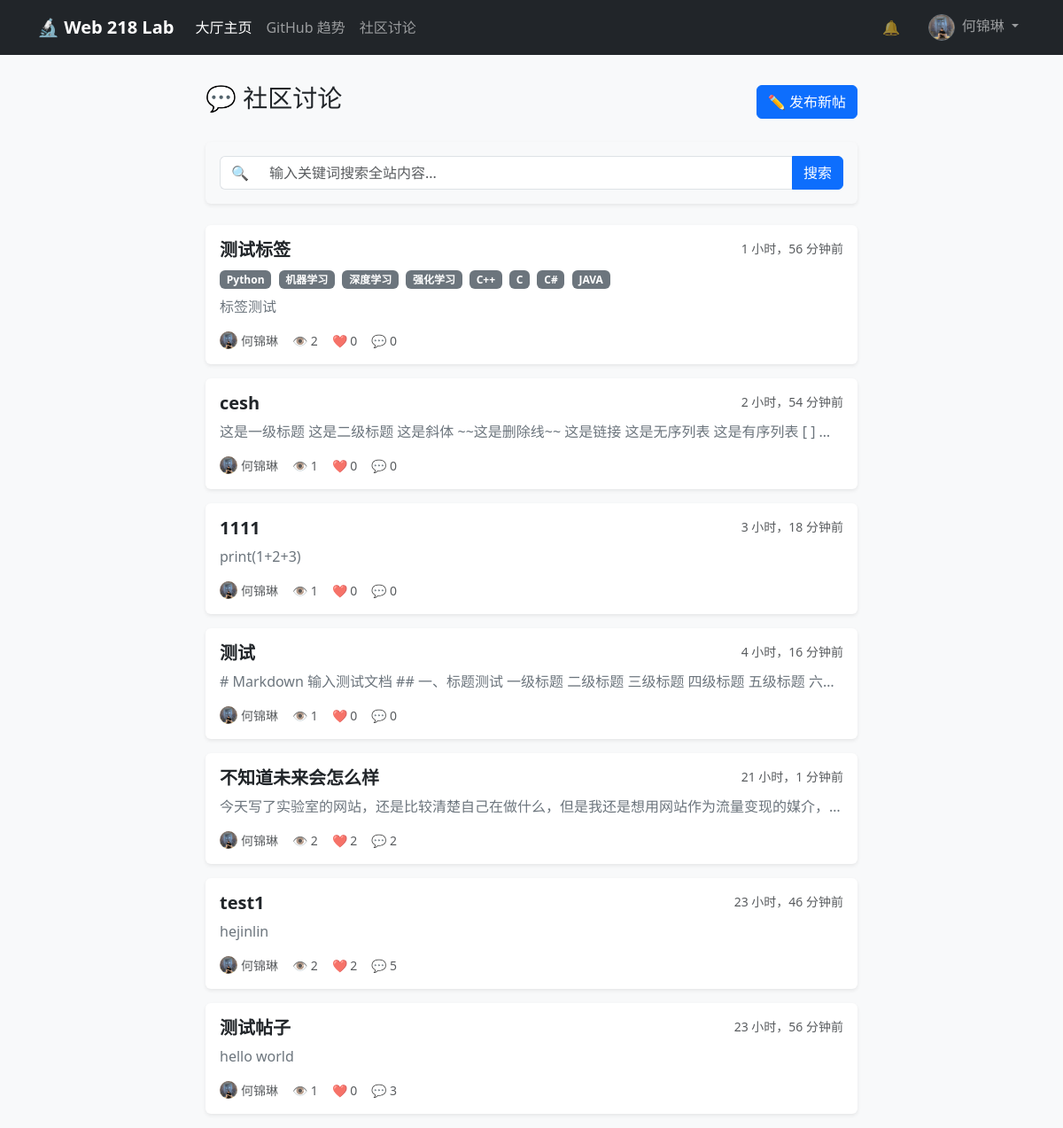
The page /community/ (signed in) on the database its author committed.
### user_app/models.py (models this page shows, shortened)
class CustomUser(AbstractUser):
    email = models.EmailField(unique=True, verbose_name='邮箱地址')
    nickname = models.CharField(max_length=50, blank=True, verbose_name='昵称')
    bio = models.TextField(max_length=500, blank=True, verbose_name='个人简介')
    avatar = models.ImageField(upload_to=user_avatar_path, blank=True, null=True, verbose_name='头像')
    email_verified = models.BooleanField(default=False, verbose_name='邮箱已验证')
    following = models.ManyToManyField(
        'self',
        symmetrical=False,
        related_name='followers',
        blank=True,
        verbose_name='关注的人'
    )
    class Meta:
        verbose_name = '用户'
        verbose_name_plural = verbose_name

### community/models.py (models this page shows, shortened)
class Post(models.Model):
    title = models.CharField('标题', max_length=200)
    content = models.TextField('内容')
    author = models.ForeignKey(
        settings.AUTH_USER_MODEL,
        on_delete=models.CASCADE,
        related_name='posts',
        verbose_name='作者'
    )
    tags = models.ManyToManyField(
        Tag,
        verbose_name='标签',
        blank=True, # 允许不选标签
        related_name='posts'
    )
    likes = models.ManyToManyField(
        settings.AUTH_USER_MODEL,
        related_name='liked_posts',
        blank=True,
        verbose_name='点赞用户'
    )
    views = models.PositiveIntegerField('浏览量', default=0)
    created_at = models.DateTimeField('发布时间', auto_now_add=True)
    updated_at = models.DateTimeField('更新时间', auto_now=True)
    class Meta:
        verbose_name = '帖子'
        verbose_name_plural = verbose_name
        ordering = ['-created_at']

class Tag(models.Model):
    name = models.CharField('标签名', max_length=30, unique=True)
    slug = models.SlugField('URL标识', max_length=30, unique=True, allow_unicode=True)
    color = models.CharField('颜色代码', max_length=7, default='#6c757d', help_text="十六进制颜色，如 #FF0000")
    class Meta:
        verbose_name = '标签'
        verbose_name_plural = verbose_name

### community/views.py (the view)
# urls.py: path('', views.PostListView.as_view(), name='post_list'),
class PostListView(ListView):
    model = Post
    template_name = 'community/post_list.html'
    context_object_name = 'posts'
    paginate_by = 10
    def get_queryset(self):
        queryset = Post.objects.select_related('author').prefetch_related('tags').annotate(comment_count=Count('comments'))
        tag_slug = self.request.GET.get('tag')
        if tag_slug:
            queryset = queryset.filter(tags__slug=tag_slug)
        query = self.request.GET.get('q')
        if query:
            queryset = queryset.filter(Q(title__icontains=query) | Q(content__icontains=query))
        time_filter = self.request.GET.get('filter')
        now = timezone.now()
        if time_filter == 'today':
            queryset = queryset.filter(created_at__gte=now - timedelta(days=1))
        elif time_filter == 'week':
            queryset = queryset.filter(created_at__gte=now - timedelta(weeks=1))
        elif time_filter == 'month':
            queryset = queryset.filter(created_at__gte=now - timedelta(days=30))
        return queryset.order_by('-created_at')
    def get_context_data(self, **kwargs):
        context = super().get_context_data(**kwargs)
        context['current_filter'] = self.request.GET.get('filter', 'all')
        context['search_query'] = self.request.GET.get('q', '')
        tag_slug = self.request.GET.get('tag')
        if tag_slug:
            context['current_tag'] = get_object_or_404(Tag, slug=tag_slug)
        context['all_tags'] = Tag.objects.all()
        return context

### community/templatetags/community_extras.py (called while the page is built)
@register.filter(name='md_to_text')
@stringfilter
def md_to_text(value):
    if not value:
        return ""
    try:
        html = markdown.markdown(value, extensions=['markdown.extensions.extra'])
        text = strip_tags(html)
        return " ".join(text.split())
    except Exception:
        return value

### notifications/context_processors.py (called while the page is built)
def unread_count(request):
    if request.user.is_authenticated:
        count = Notification.objects.filter(recipient=request.user, is_read=False).count()
        return {'unread_notification_count': count}
    return {}

### community/templates/community/post_list.html (shortened to what this page needs)
{% extends 'base.html' %}
{% load community_extras %}
{% block content %}
<div class="row">
    <div class="col-md-8 mx-auto">
        <div class="d-flex justify-content-between align-items-center mb-4">
            <h3>💬 社区讨论</h3>
            <a href="{% url 'community:post_create' %}" class="btn btn-primary position-relative" style="z-index: 10;">
                ✏️ 发布新帖
            </a>
        </div>
        <div class="card mb-4 border-0 shadow-sm bg-light">
            <div class="card-body p-3">
                <form method="get" action="{% url 'haystack_search' %}" class="row g-2 align-items-center">
                    <div class="col-md-12">
                        <div class="input-group">
                            <span class="input-group-text bg-white border-end-0">🔍</span>
                            <input type="text" name="q" class="form-control border-start-0"
                                   placeholder="输入关键词搜索全站内容..." value="{{ request.GET.q }}">
                            <button type="submit" class="btn btn-primary">搜索</button>
                        </div>
                    </div>
                </form>
            </div>
        </div>
        {% for post in posts %}
        <div class="card shadow-sm mb-3 hover-shadow border-0">
            <div class="card-body">
                <div class="d-flex justify-content-between align-items-start mb-2">
                    <h5 class="card-title mb-0">
                        <a href="{% url 'community:post_detail' post.pk %}" class="text-decoration-none text-dark fw-bold stretched-link">
                            {{ post.title }}
                        </a>
                    </h5>
                    <small class="text-muted">{{ post.created_at|timesince }}前</small>
                </div>
                <div class="mb-2 position-relative" style="z-index: 2;">
                    {% for tag in post.tags.all %}
                        <a href="{% url 'community:post_list' %}?tag={{ tag.slug }}"
                           class="badge text-decoration-none me-1"
                           style="background-color: {{ tag.color }}; color: white;">
                            {{ tag.name }}
                        </a>
                    {% endfor %}
                </div>
                <p class="card-text text-secondary text-truncate">
                    {{ post.content|md_to_text|truncatechars:100 }}
                </p>
                <div class="d-flex align-items-center text-muted small mt-3">
                    <div class="d-flex align-items-center me-3">
                        {% if post.author.avatar %}
                            <img src="{{ post.author.avatar.url }}" class="rounded-circle me-1" width="20" height="20">
                        {% else %}
                            <div class="rounded-circle bg-secondary text-white d-flex align-items-center justify-content-center me-1" style="width: 20px; height: 20px; font-size: 10px;">
                                {{ post.author.username.0|upper }}
                            </div>
                        {% endif %}
                        <span>{{ post.author.nickname|default:post.author.username }}</span>
                    </div>
                    <div class="d-flex align-items-center">
                        <span class="me-3" title="浏览量">
                            👁️ {{ post.views }}
                        </span>
                        <span class="me-3" title="点赞数">
                            ❤️ {{ post.likes.count }}
                        </span>
                        <span class="me-3" title="评论数">
                            💬 {{ post.comment_count }}
                        </span>
                    </div>
                </div>
            </div>
        </div>
        {% empty %}
        <div class="text-center py-5">
            <div class="display-1 text-muted opacity-25">🔍</div>
            <p class="lead text-muted mt-3">没有找到相关帖子</p>
            <p>快来发布第一条内容吧！</p>
        </div>
        {% endfor %}
    </div>
</div>
{% endblock %}

### templates/base.html (shortened to what this page needs)
<!DOCTYPE html>
<html lang="zh">
<head>
    <link href="https://cdn.jsdelivr.net/npm/bootstrap@5.3.0/dist/css/bootstrap.min.css" rel="stylesheet">
</head>
<body class="bg-light">
<nav class="navbar navbar-expand-lg navbar-dark bg-dark fixed-top">
  <div class="container">
    <a class="navbar-brand fw-bold" href="{% url 'home' %}">🔬 Web 218 Lab</a>
    <div class="collapse navbar-collapse" id="navbarNav">
      <ul class="navbar-nav me-auto">
        <li class="nav-item">
          <a class="nav-link active" href="{% url 'home' %}">大厅主页</a>
        </li>
        <li class="nav-item">
          <a class="nav-link" href="{% url 'Github_trend:index' %}">GitHub 趋势</a>
        </li>
        <li class="nav-item">
            <a class="nav-link" href="{% url 'community:post_list' %}">社区讨论</a>
        </li>
      </ul>
      <ul class="navbar-nav align-items-center">
        {% if user.is_authenticated %}
            <li class="nav-item me-3">
                <a class="nav-link position-relative" href="{% url 'notifications:list' %}">
                    🔔
                </a>
            </li>
            <li class="nav-item dropdown">
                <a class="nav-link dropdown-toggle" href="#" role="button" data-bs-toggle="dropdown">
                    {% if user.avatar %}
                        <img src="{{ user.avatar.url }}"
                            class="rounded-circle border border-secondary"
                            style="width: 30px; height: 30px; object-fit: cover; aspect-ratio: 1 / 1;">
                    {% else %}
                        👤
                    {% endif %}
                    <span class="ms-1">{{ user.nickname|default:user.username }}</span>
                </a>
            </li>
        {% endif %}
      </ul>
    </div>
  </div>
</nav>
<div class="container mt-4">
    {% block content %}
    {% endblock %}
</div>
</body>
</html>

### templates/base.html (style rules this page uses)
body { padding-top: 70px; }
img, video, iframe { max-width: 100%; height: auto; }
img.rounded-circle { object-fit: cover !important; aspect-ratio: 1 / 1 !important; height: auto; }
.navbar-nav img.rounded-circle { height: 30px !important; width: 30px !important; }

### rows shown on the page
CustomUser: avatar (picture), nickname "何锦琳"
Post: title "测试标签", created_at "1 小时，56 分钟", content|md_to_text "标签测试", author.avatar (picture), author.nickname "何锦琳", views "2", likes.count "0", comment_count "0"
Tag: name "Python"
Tag: name "机器学习"
Tag: name "深度学习"
Tag: name "强化学习"
Tag: name "C++"
Tag: name "C"
Tag: name "C#"
Tag: name "JAVA"
Post: title "cesh", created_at "2 小时，54 分钟", content|md_to_text "这是一级标题 这是二级标题 这是斜体 ~~这是删除线~~ 这是链接 这是无序列表 这是有序列表 [ ]…", author.avatar (picture), author.nickname "何锦琳", views "1", likes.count "0", comment_count "0"
Post: title "1111", created_at "3 小时，18 分钟", content|md_to_text "print(1+2+3)", author.avatar (picture), author.nickname "何锦琳", views "1", likes.count "0", comment_count "0"
Post: title "测试", created_at "4 小时，16 分钟", content|md_to_text "# Markdown 输入测试文档 ## 一、标题测试 一级标题 二级标题 三级标题 四级标题 五级标题 六…", author.avatar (picture), author.nickname "何锦琳", views "1", likes.count "0", comment_count "0"
Post: title "不知道未来会怎么样", created_at "21 小时，1 分钟", content|md_to_text "今天写了实验室的网站，还是比较清楚自己在做什么，但是我还是想用网站作为流量变现的媒介，…", author.avatar (picture), author.nickname "何锦琳", views "2", likes.count "2", comment_count "2"
Post: title "test1", created_at "23 小时，46 分钟", content|md_to_text "hejinlin", author.avatar (picture), author.nickname "何锦琳", views "2", likes.count "2", comment_count "5"
Post: title "测试帖子", created_at "23 小时，56 分钟", content|md_to_text "hello world", author.avatar (picture), author.nickname "何锦琳", views "1", likes.count "0", comment_count "3"
